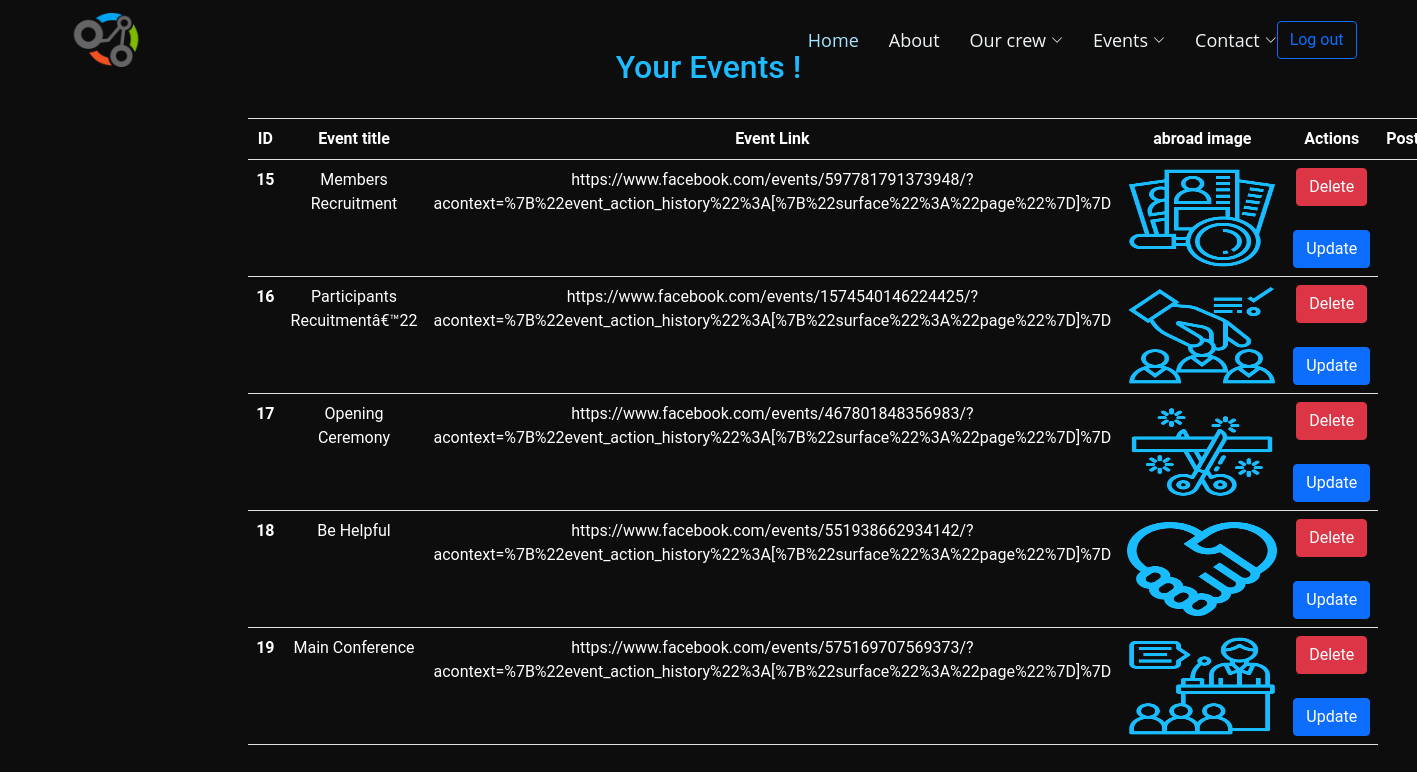
The page /php/listevent.php (signed in) on the database its author committed.
### tables this page shows
CREATE TABLE `event` (
  `id` int(10) NOT NULL,
  `title` varchar(100) NOT NULL,
  `abroad_img` varchar(500) NOT NULL,
  `elink` varchar(5000) NOT NULL
);

### php/listevent.php (the view, shortened to what this page needs)
<?php
include 'nav.php';
$select = "SELECT * FROM `event` ";
$s = mysqli_query( $con , $select);
?>
    <head>
  <link href="../assets/vendor/animate.css/animate.min.css" rel="stylesheet">
  <link href="../assets/vendor/aos/aos.css" rel="stylesheet">
  <link href="../assets/vendor/bootstrap/css/bootstrap.min.css" rel="stylesheet">
  <link href="../assets/vendor/bootstrap-icons/bootstrap-icons.css" rel="stylesheet">
  <link href="../assets/vendor/boxicons/css/boxicons.min.css" rel="stylesheet">
  <link href="../assets/vendor/glightbox/css/glightbox.min.css" rel="stylesheet">
  <link href="../assets/vendor/swiper/swiper-bundle.min.css" rel="stylesheet">
  <link rel="stylesheet" href="../font-awesome-4.7.0/css/font-awesome.css">
  <link rel="stylesheet" href="../css/style.css">
  <link rel="stylesheet" href="../css/navbar.css">
</head>
<div class="container col-8 text-center my-5">
<div class="mx-auto" style="width: 300px;"><h2>Your Events !</h2></div>
<br>
    <table class="table">
    <tr>
      <th scope="col">ID</th>
      <th scope="col">Event title</th>
      <th scope="col">Event Link</th>
      <th scope="col">abroad image</th>
      <th scope="col">Actions</th>
      <th scope="col">Post</th>
    </tr>
    <?php foreach($s as $data){ ?>
    <tr>
      <th scope="row"> <?php echo $data['id'] ?> </th>
      <td> <?php echo $data['title'] ?> </td>
      <td> <?php echo $data['elink'] ?> </td>
      <td> <a href="<?php echo $data['elink'] ?>" target="_blank"> <img width="150" height="100" src="../img/<?php echo $data['abroad_img']; ?>"> </a> </td>
      <td>
          <a href="listevent.php?delete=<?php echo $data['id'] ?>" onclick="return confirm(' Are you sure you want to delete this event ? ')" class="btn btn-danger"> Delete </a>
            <br></br>
          <a href="addevent.php?edit=<?php echo $data['id'] ?>"  class="btn btn-primary"> Update </a>
      </td>
    </tr>
    <?php } ?>
    </table>
</div>

### css/style.css (style rules this page uses)
:root { --bs:6px; }
* { padding: 0; margin: 0; box-sizing: border-box; }
body { font-family: Roboto; background-color: #0d0d0d; }

### css/navbar.css (style rules this page uses)
a { color: #1ebbff; text-decoration: none; }

### php/listevent.php (style rules this page uses)
th { color: white; }
tr { color:white; }
h2 { color:#1ebbff; }

### rows shown on the page
event: id "15", title "Members Recruitment", elink "https://www.facebook.com/events/597781791373948/?acontext=%7B%22event_action_history%22%3A[%7B%22surface%22%3A%22page%22%7D]%7D", abroad_img (picture)
event: id "16", title "Participants Recuitmentâ€™22", elink "https://www.facebook.com/events/1574540146224425/?acontext=%7B%22event_action_history%22%3A[%7B%22surface%22%3A%22page%22%7D]%7D", abroad_img (picture)
event: id "17", title "Opening Ceremony", elink "https://www.facebook.com/events/467801848356983/?acontext=%7B%22event_action_history%22%3A[%7B%22surface%22%3A%22page%22%7D]%7D", abroad_img (picture)
event: id "18", title "Be Helpful", elink "https://www.facebook.com/events/551938662934142/?acontext=%7B%22event_action_history%22%3A[%7B%22surface%22%3A%22page%22%7D]%7D", abroad_img (picture)
event: id "19", title "Main Conference", elink "https://www.facebook.com/events/575169707569373/?acontext=%7B%22event_action_history%22%3A[%7B%22surface%22%3A%22page%22%7D]%7D", abroad_img (picture)
